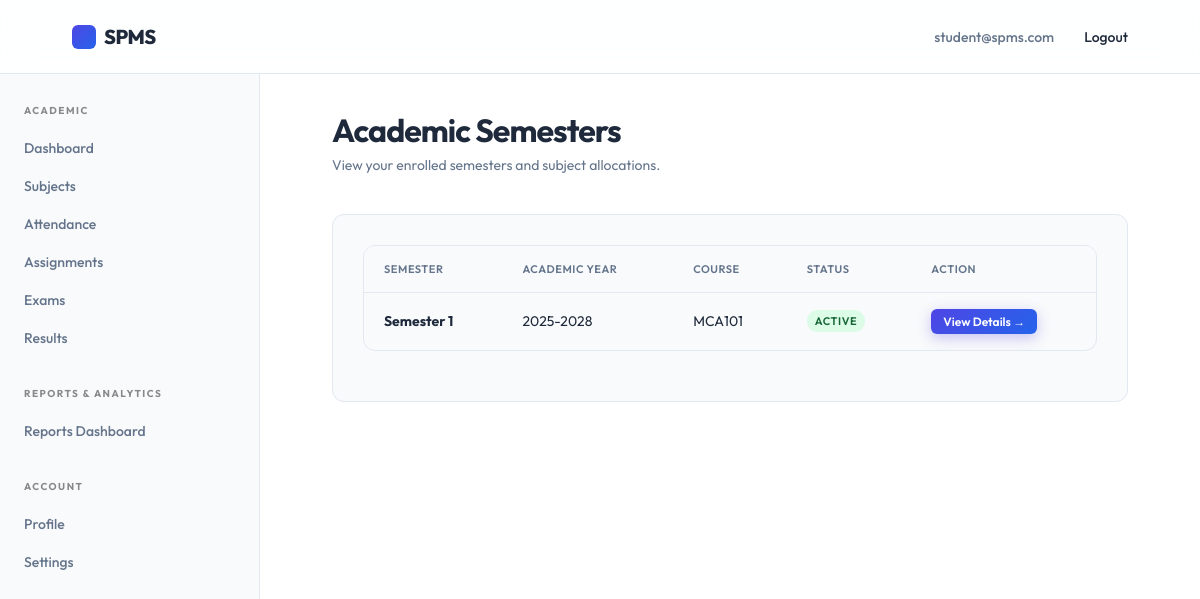
/student/semesters/ (signed in), run on the app's committed database.
### accounts/models.py (models this page shows, shortened)
class User(AbstractUser):
    class RoleChoices(models.TextChoices):
        STUDENT = 'student', 'Student'
        FACULTY = 'faculty', 'Faculty'
        ADMIN = 'admin', 'Admin'
    username = None
    email = models.EmailField(unique=True)
    role = models.CharField(max_length=20, choices=RoleChoices.choices, default=RoleChoices.STUDENT)
    contact_number = models.CharField(max_length=15, blank=True, null=True)
    deactivated_at = models.DateTimeField(blank=True, null=True)
    updated_at = models.DateTimeField(auto_now=True)
    USERNAME_FIELD = 'email'
    REQUIRED_FIELDS = []
    objects = CustomUserManager()

### students/models.py (models this page shows, shortened)
class StudentSemester(models.Model):
    class StatusChoices(models.TextChoices):
        ACTIVE = 'active', 'Active'
        COMPLETED = 'completed', 'Completed'
        BACKLOG = 'backlog', 'Backlog'
    student = models.ForeignKey(Student, on_delete=models.CASCADE, related_name='semesters')
    semester = models.ForeignKey('academics.Semester', on_delete=models.CASCADE, related_name='students')
    academic_year = models.CharField(max_length=9)
    status = models.CharField(max_length=20, choices=StatusChoices.choices, default=StatusChoices.ACTIVE)
    class Meta:
        constraints = [
            models.UniqueConstraint(fields=['student', 'semester', 'academic_year'], name='unique_student_semester')
        ]

### academics/models.py (models this page shows, shortened)
class Semester(models.Model):
    course_batch = models.ForeignKey(CourseBatch, on_delete=models.CASCADE, related_name='semesters')
    semester_number = models.PositiveIntegerField()
    class Meta:
        constraints = [
            models.UniqueConstraint(fields=['course_batch', 'semester_number'], name='unique_semester')
        ]

class CourseBatch(models.Model):
    course = models.ForeignKey(Course, on_delete=models.CASCADE, related_name='batches')
    academic_year = models.CharField(max_length=9, help_text="e.g. 2023-2024")
    class Meta:
        constraints = [
            models.UniqueConstraint(fields=['course', 'academic_year'], name='unique_course_batch')
        ]

class Course(models.Model):
    name = models.CharField(max_length=100)
    code = models.CharField(max_length=20, unique=True)
    department = models.ForeignKey(Department, on_delete=models.CASCADE, related_name='courses')
    duration_years = models.PositiveIntegerField()

### students/views.py (the view)
# urls.py: path('semesters/', views.SemesterListView.as_view(), name='semester_list'),
@method_decorator(student_required, name='dispatch')
class SemesterListView(ListView):
    template_name = 'student/semesters.html'
    context_object_name = 'student_semesters'
    def get_queryset(self):
        return StudentSemester.objects.filter(
            student=self.request.user.student_profile
        ).select_related('semester', 'semester__course_batch__course')

### templates/student/semesters.html (shortened to what this page needs)
{% extends 'student/base.html' %}
{% block page_title %}Academic Semesters{% endblock %}
{% block page_subtitle %}View your enrolled semesters and subject allocations.{% endblock %}
{% block dashboard_content %}
<div class="dashboard-section">
    <div class="table-responsive">
        <table class="table">
            <thead>
                <tr>
                    <th>Semester</th>
                    <th>Academic Year</th>
                    <th>Course</th>
                    <th>Status</th>
                    <th>Action</th>
                </tr>
            </thead>
            <tbody>
                {% for ss in student_semesters %}
                <tr>
                    <td><strong>Semester {{ ss.semester.semester_number }}</strong></td>
                    <td>{{ ss.academic_year }}</td>
                    <td>{{ ss.semester.course_batch.course.code }}</td>
                    <td><span class="badge {% if ss.status == 'active' %}badge-success{% else %}badge-neutral{% endif %}">{{ ss.status|title }}</span></td>
                    <td><a href="{% url 'students:semester_detail' ss.id %}" class="btn btn-primary" style="padding: 5px 12px; font-size: 12px;">View Details &rarr;</a></td>
                </tr>
                {% empty %}
                <tr><td colspan="5" class="empty-state">No semesters found.</td></tr>
                {% endfor %}
            </tbody>
        </table>
    </div>
</div>
{% endblock %}

### templates/components/navbar.html (shortened to what this page needs)
<header class="navbar">
    <a href="{% if request.user.is_authenticated %}{% if request.user.role == 'admin' or request.user.is_superuser %}{% url 'spms_admin:dashboard' %}{% elif request.user.role == 'faculty' %}{% url 'faculty:dashboard' %}{% else %}{% url 'students:dashboard' %}{% endif %}{% else %}{% url 'landing_page' %}{% endif %}" class="brand" aria-label="SPMS home">
        <span class="brand-mark"></span>
        SPMS
    </a>
    <nav class="nav-links" aria-label="User navigation">
        {% if request.user.is_authenticated %}
            <span style="color: var(--muted);">{{ request.user.email }}</span>
            <form action="{% url 'accounts:logout' %}" method="post" style="display:inline;">
                <button type="submit" style="background:none;border:none;cursor:pointer;font-family:inherit;font-size:inherit;font-weight:inherit;color:inherit;" class="nav-links a">Logout</button>
            </form>
        {% else %}
            {% if request.resolver_match.url_name != 'login' %}
                <a href="{% url 'accounts:login' %}">Login</a>
            {% endif %}
        {% endif %}
    </nav>
</header>

### static/style.css (style rules this page uses)
:root { --bg: #f9fafb; --text: #1e293b; --muted: #64748b; --line: #e2e8f0; --soft: #ffffff; --primary: #4f46e5; --primary-hover: #4338ca; --accent: #2563eb; --black: #0f172a; --radius: 12px; --glass-bg: rgba(255, 255, 255, 0.85); --glass-border: rgba(255, 255, 255, 0.6); --glass-shadow: 0 10px 40px 0 rgba(31, 38, 135, 0.05); }
* { box-sizing: border-box; margin: 0; padding: 0; scrollbar-width: thin; scrollbar-color: rgba(0, 0, 0, 0.2) var(--bg); }
html { scroll-behavior: smooth; }
body { min-height: 100vh; background: var(--bg); color: var(--text); font-family: 'Outfit', Arial, sans-serif; -webkit-font-smoothing: antialiased; }
a { color: inherit; text-decoration: none; }
.navbar { height: 74px; width: 100%; display: flex; align-items: center; justify-content: space-between; padding: 0 6vw; background: rgba(255, 255, 255, 0.85); backdrop-filter: blur(16px); -webkit-backdrop-filter: blur(16px); border-bottom: 1px solid var(--line); position: sticky; top: 0; z-index: 100; }
.brand { font-size: 20px; font-weight: 800; letter-spacing: -0.5px; display: flex; align-items: center; gap: 8px; }
.brand-mark { width: 24px; height: 24px; background: linear-gradient(135deg, var(--primary), var(--accent)); border-radius: 6px; display: inline-block; }
.nav-links { display: flex; gap: 30px; font-size: 14px; font-weight: 500; }
.btn { display: inline-flex; align-items: center; justify-content: center; padding: 12px 24px; border-radius: 8px; font-size: 14px; font-weight: 600; transition: all 0.3s cubic-bezier(0.16, 1, 0.3, 1); cursor: pointer; border: none; }
.btn-primary { background: linear-gradient(135deg, var(--primary), var(--accent)); color: white; box-shadow: 0 4px 14px rgba(79, 70, 229, 0.3); }

### static/dashboard.css (style rules this page uses)
.dashboard-section { background: var(--bg); border: 1px solid var(--line); border-radius: var(--radius); padding: 30px; margin-bottom: 30px; }
.badge { display: inline-flex; align-items: center; padding: 4px 8px; border-radius: var(--radius); font-size: 11px; font-weight: 600; letter-spacing: .05em; text-transform: uppercase; }
.badge-success { background: #dcfce7; color: #166534; }
.table-responsive { width: 100%; overflow-x: auto; margin-bottom: 20px; border-radius: var(--radius); border: 1px solid var(--line); background: var(--bg); }
.table { width: 100%; border-collapse: collapse; font-size: 14px; text-align: left; }
.table th { background: #f8fafc; color: var(--muted); font-weight: 600; text-transform: uppercase; font-size: 11px; letter-spacing: .05em; padding: 16px 20px; border-bottom: 1px solid var(--line); }
.table td { padding: 16px 20px; border-bottom: 1px solid var(--line); color: var(--text); vertical-align: middle; }
.table tbody tr:last-child td { border-bottom: none; }
.table tbody tr { transition: background-color 0.2s ease; }
.table .btn, .data-table .btn { padding: 6px 12px; font-size: 12px; border-radius: 6px; }

### data on the page
User: user.email "student@spms.com"
StudentSemester: semester.semester_number "1", academic_year "2025-2028", semester.course_batch.course.code "MCA101", status "ACTIVE"
